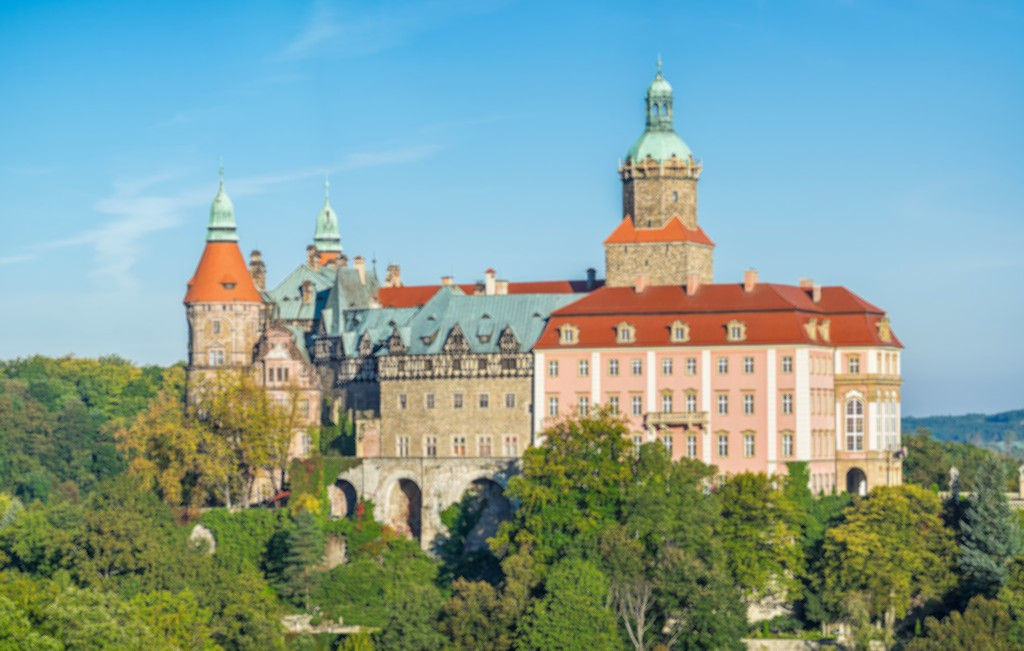
%> input picture DSP/2. 5-7.Dyskretna transformata Fourier'a, kompresja JPG/Lab05_07_DFT/media/ksiaz.jpg, 1024 x 651 px
$ octave Zad9_5_wyostrzanie.m   (GNU Octave 9; MATLAB toolbox functions it lacks are replaced by stand-ins)
%> lines starting %> are read from the running program, lines starting %| are printed output that depends on the picture
%% Wyostrzanie zdjęć
clear; clc; %close all;

%% Parametry obróbki
filterRatio = 0.2;               % Stosunek częstotliwości granicznej do częstotliwości Nyquista ( <1 )
butterFilterOrder = 10;           % Rząd filtru Butterworth-a
sharpeningCoef = 0.4;           % Współczynnik wyostrzania

%% Ładowanie i wyświetlanie zdjęć
image = rgb2gray( imread( 'media/ksiaz.jpg' ) );
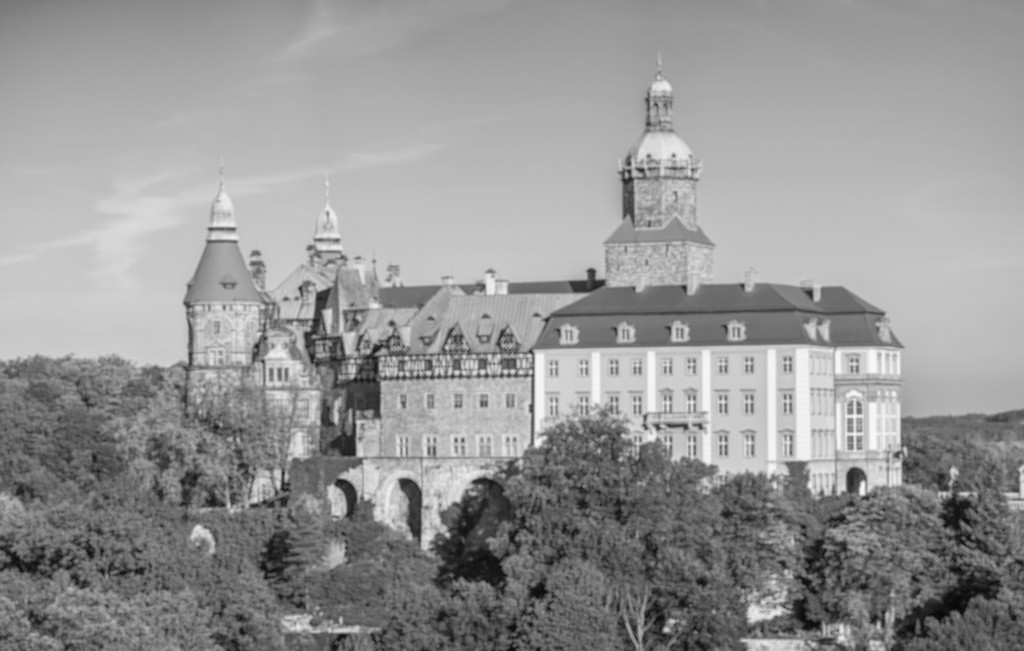
%> image: size 651x1024 uint8; min 6, max 252, mean 149.4

figure( 1 ), imshow( image, [] );

%% DFT zdjęcia
spectrum2D = fftshift( fft2( image ) );

%% Tworzenie funkcji filtru
[ width, height ] = size( image );      % Rozmiar zdjęcia
%> width = 651; height = 1024
dim = min( [ width height ] ) / 2;      % Odległość od środka do krótszej z krawędzi (w przybliżeniu okres Nyquista)
%> dim = 325.5
% Przestrzeń współrzędnych filtru
[ x, y ] = meshgrid( -(height/2) : (height/2)-1, -(width/2) : (width/2)-1 );
filterFunction = 1. - 1 ./ ( 1. + ( ( dim * filterRatio * 0.5 ) ./ ( x .^ 2 + y .^ 2 ) .^ 0.5 ) .^ ( 2*butterFilterOrder ) );

%% Filtracja widma
filteredSpectrum = spectrum2D .* filterFunction;

%% Transformata odwrotna
filteredImage = uint8( 255 * mat2gray( abs( ifft2( filteredSpectrum ) ) ) );
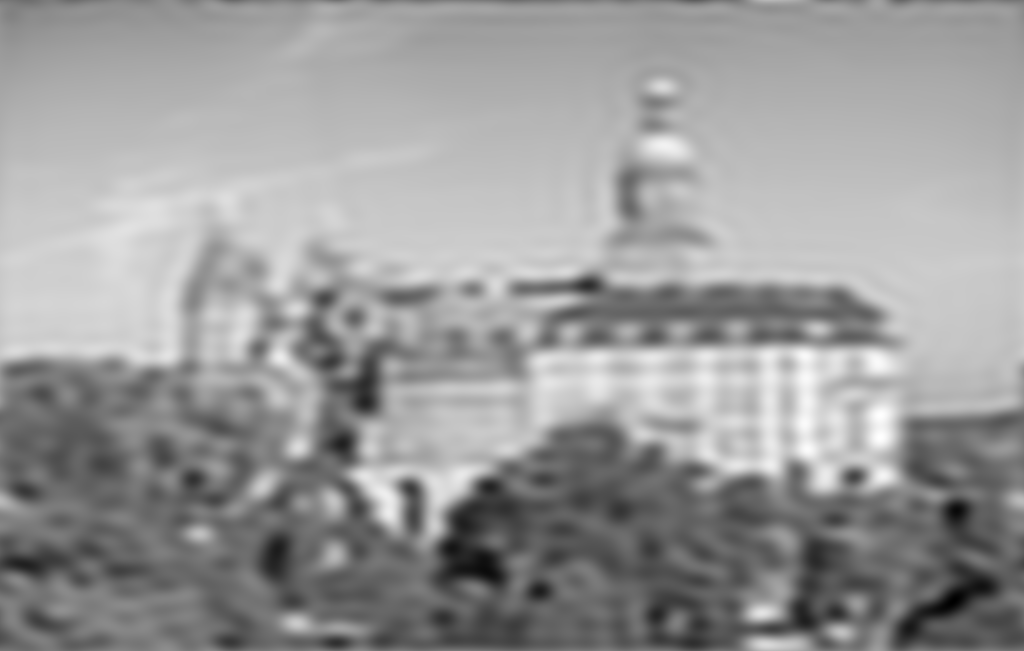
%> filteredImage: size 651x1024 uint8; min 0, max 255, mean 153.4

%% Wysotrzanie:
% Obraz wyostrzony = Obraz oryginalny + A*[ Obraz oryginalny - Obraz uśredniony ]
sharpenedImage = image + sharpeningCoef .* ( image - filteredImage );

figure( 2 ), imshow( sharpenedImage, [] );

$ run again, with DSP/2. 5-7.Dyskretna transformata Fourier'a, kompresja JPG/Lab05_07_DFT/media/building.jpg copied over DSP/2. 5-7.Dyskretna transformata Fourier'a, kompresja JPG/Lab05_07_DFT/media/ksiaz.jpg
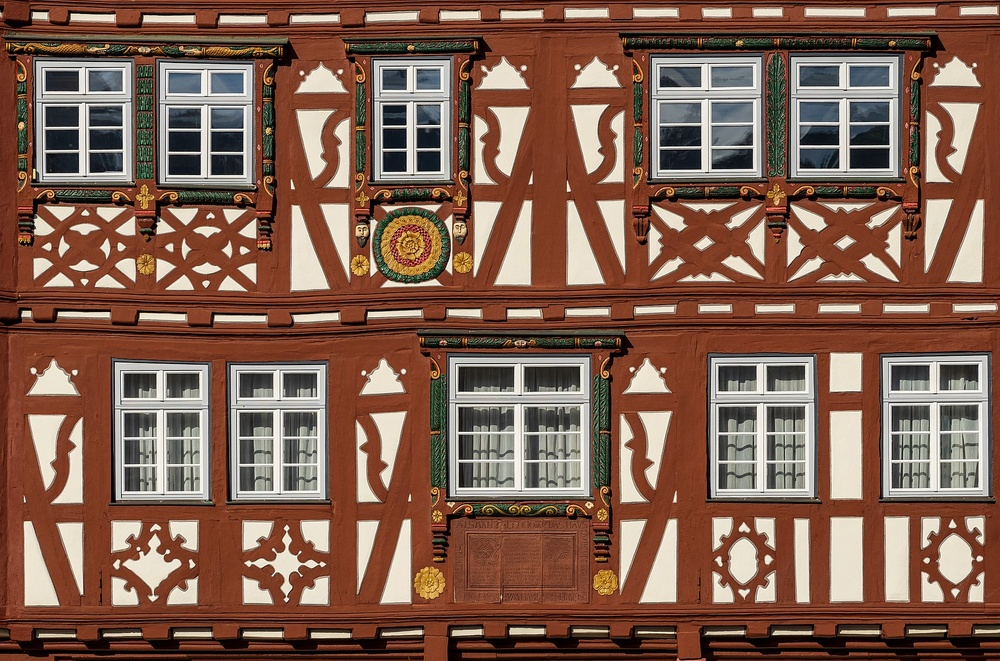
%> input picture DSP/2. 5-7.Dyskretna transformata Fourier'a, kompresja JPG/Lab05_07_DFT/media/building.jpg, 1000 x 661 px, shrunk from 1920 x 1269 before the run
%> `filteredImage = uint8( 255 * mat2gray( abs( ifft2( filteredSpectrum ) ..`:
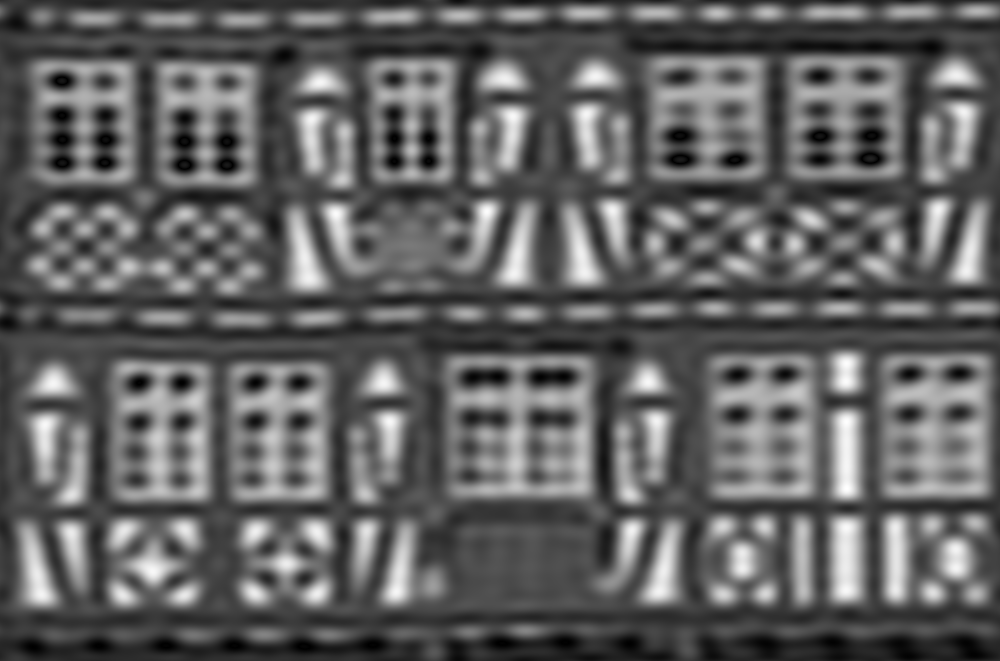
%> filteredImage: size 661x1000 uint8; min 0, max 255, mean 96.8
%> `sharpenedImage = image + sharpeningCoef .* ( image - filteredImage );`:
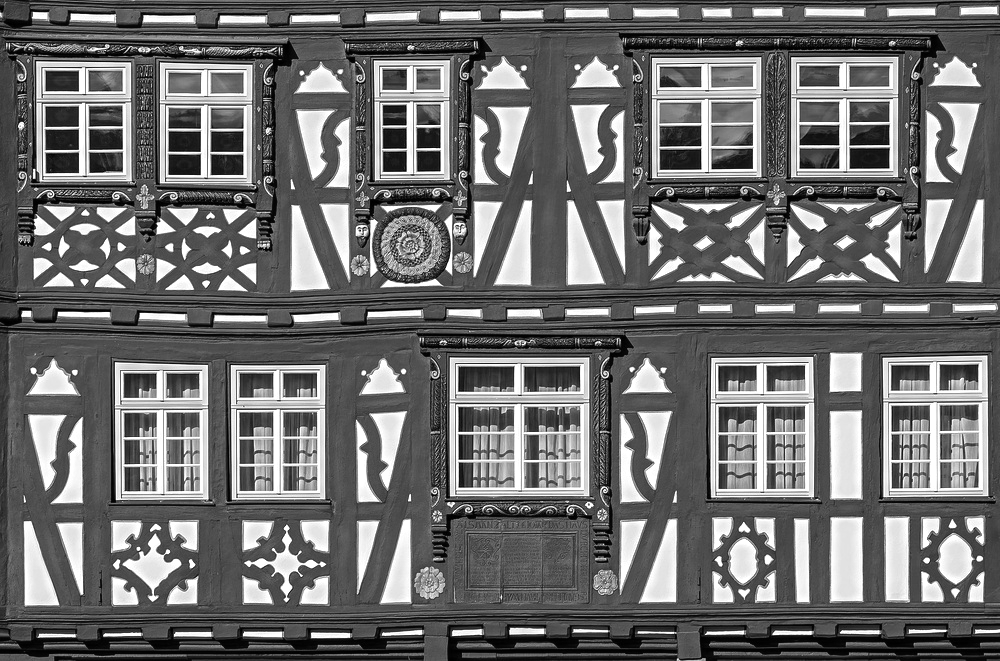
%> sharpenedImage: size 661x1000 uint8; min 0, max 255, mean 111
